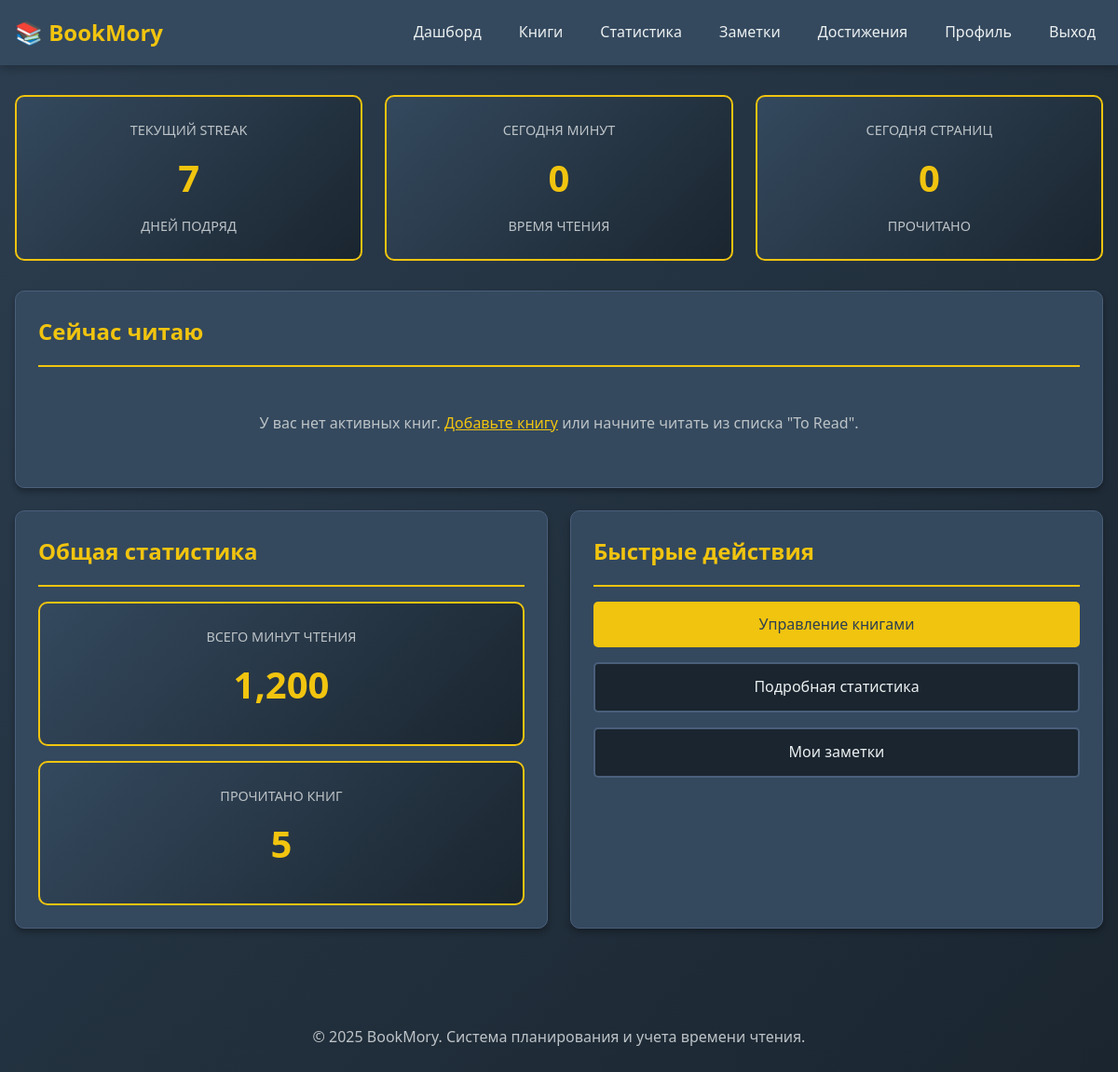
/index.php (signed in), run on the app's committed database.
### tables this page shows
CREATE TABLE IF NOT EXISTS users (
    id INT AUTO_INCREMENT PRIMARY KEY,
    email VARCHAR(255) UNIQUE NOT NULL,
    password_hash VARCHAR(255) NOT NULL,
    name VARCHAR(255) NOT NULL,
    photo_url VARCHAR(500) DEFAULT NULL,
    description TEXT DEFAULT NULL,
    total_reading_minutes INT DEFAULT 0,
    total_books_finished INT DEFAULT 0,
    current_streak INT DEFAULT 0,
    created_at TIMESTAMP DEFAULT CURRENT_TIMESTAMP,
    updated_at TIMESTAMP DEFAULT CURRENT_TIMESTAMP ON UPDATE CURRENT_TIMESTAMP
);

### src/index.php (the view, shortened to what this page needs)
<?php
$db = new Database();
$conn = $db->getConnection();
$userId = getCurrentUserId();
$stmt = $conn->prepare("SELECT * FROM books WHERE user_id = ? AND status = 'Reading' ORDER BY updated_at DESC LIMIT 1");
$stmt->execute([$userId]);
$currentBook = $stmt->fetch();
$stmt = $conn->prepare("SELECT total_reading_minutes, total_books_finished, current_streak FROM users WHERE id = ?");
$stmt->execute([$userId]);
$userStats = $stmt->fetch();
$today = date('Y-m-d');
$stmt = $conn->prepare("SELECT SUM(duration_minutes) as total_minutes, SUM(pages_read) as total_pages
                        FROM reading_sessions WHERE user_id = ? AND session_date = ?");
$stmt->execute([$userId, $today]);
$todayStats = $stmt->fetch();
include 'includes/header.php';
?>
<div class="grid grid-3">
    <div class="stat-card">
        <div class="stat-label">Текущий Streak</div>
        <div class="stat-value"><?php echo $userStats['current_streak'] ?? 0; ?></div>
        <div class="stat-label">дней подряд</div>
    </div>
    <div class="stat-card">
        <div class="stat-label">Сегодня минут</div>
        <div class="stat-value"><?php echo $todayStats['total_minutes'] ?? 0; ?></div>
        <div class="stat-label">время чтения</div>
    </div>
    <div class="stat-card">
        <div class="stat-label">Сегодня страниц</div>
        <div class="stat-value"><?php echo $todayStats['total_pages'] ?? 0; ?></div>
        <div class="stat-label">прочитано</div>
    </div>
</div>
<div class="card">
    <div class="card-header">
        <h2 class="card-title">Сейчас читаю</h2>
    </div>
    <?php if ($currentBook): ?>
        <div class="book-item">
            <div class="book-info">
                <h3><?php echo htmlspecialchars($currentBook['title']); ?></h3>
                <p>Автор: <?php echo htmlspecialchars($currentBook['author']); ?></p>
                <p>Прогресс: <?php echo $currentBook['read_pages']; ?> / <?php echo $currentBook['total_pages']; ?> страниц</p>
                <div class="book-progress">
                    <div class="progress-bar" style="width: <?php echo ($currentBook['read_pages'] / $currentBook['total_pages']) * 100; ?>%"></div>
                </div>
            </div>
            <a href="reading_session.php?book_id=<?php echo $currentBook['id']; ?>" class="btn btn-primary">
                Начать/Продолжить чтение
            </a>
        </div>
    <?php else: ?>
        <p style="color: var(--text-secondary); text-align: center; padding: 2rem;">
            У вас нет активных книг. <a href="books.php" style="color: var(--accent-yellow);">Добавьте книгу</a> или начните читать из списка "To Read".
        </p>
    <?php endif; ?>
</div>
<div class="grid grid-2">
    <div class="card">
        <div class="card-header">
            <h3 class="card-title">Общая статистика</h3>
        </div>
        <div class="stat-card">
            <div class="stat-label">Всего минут чтения</div>
            <div class="stat-value"><?php echo number_format($userStats['total_reading_minutes'] ?? 0); ?></div>
        </div>
        <div class="stat-card" style="margin-top: 1rem;">
            <div class="stat-label">Прочитано книг</div>
            <div class="stat-value"><?php echo $userStats['total_books_finished'] ?? 0; ?></div>
        </div>
    </div>
    <div class="card">
        <div class="card-header">
            <h3 class="card-title">Быстрые действия</h3>
        </div>
        <div style="display: flex; flex-direction: column; gap: 1rem;">
            <a href="books.php" class="btn btn-primary">Управление книгами</a>
            <a href="statistics.php" class="btn btn-secondary">Подробная статистика</a>
            <a href="memos.php" class="btn btn-secondary">Мои заметки</a>
        </div>
    </div>
</div>
<?php include 'includes/footer.php'; ?>

### src/includes/header.php (shortened to what this page needs)
<!DOCTYPE html>
<html lang="ru">
<head>
    <link rel="stylesheet" href="/css/style.css">
</head>
<body>
    <?php if (isset($_SESSION['user_id'])): ?>
    <nav class="navbar">
        <div class="nav-container">
            <a href="/index.php" class="nav-logo">📚 BookMory</a>
            <ul class="nav-menu">
                <li><a href="/index.php">Дашборд</a></li>
                <li><a href="/books.php">Книги</a></li>
                <li><a href="/statistics.php">Статистика</a></li>
                <li><a href="/memos.php">Заметки</a></li>
                <li><a href="/achievements.php">Достижения</a></li>
                <li><a href="/profile.php">Профиль</a></li>
                <li><a href="/logout.php">Выход</a></li>
            </ul>
        </div>
    </nav>
    <?php endif; ?>
    <main class="container">

### src/includes/footer.php (shortened to what this page needs)
    </main>
    <footer class="footer">
        <p>&copy; 2025 BookMory. Система планирования и учета времени чтения.</p>
    </footer>
</body>
</html>

### src/css/style.css (style rules this page uses)
:root { --bg-primary: #2c3e50; --bg-secondary: #34495e; --bg-tertiary: #1a252f; --accent-yellow: #f1c40f; --accent-orange: #f39c12; --text-primary: #ecf0f1; --text-secondary: #bdc3c7; --border-color: #4a5f7a; --success: #27ae60; --danger: #e74c3c; --shadow: rgba(0, 0, 0, 0.3); }
* { margin: 0; padding: 0; box-sizing: border-box; }
body { font-family: 'Segoe UI', Tahoma, Geneva, Verdana, sans-serif; background: linear-gradient(135deg, var(--bg-primary) 0%, var(--bg-tertiary) 100%); color: var(--text-primary); min-height: 100vh; line-height: 1.6; }
.navbar { background: var(--bg-secondary); padding: 1rem 0; box-shadow: 0 2px 10px var(--shadow); position: sticky; top: 0; z-index: 1000; }
.nav-container { max-width: 1200px; margin: 0 auto; padding: 0 1rem; display: flex; justify-content: space-between; align-items: center; flex-wrap: wrap; }
.nav-logo { font-size: 1.5rem; font-weight: bold; color: var(--accent-yellow); text-decoration: none; transition: color 0.3s; }
.nav-menu { display: flex; list-style: none; gap: 1.5rem; flex-wrap: wrap; }
.nav-menu a { color: var(--text-primary); text-decoration: none; transition: color 0.3s; padding: 0.5rem; }
.container { max-width: 1200px; margin: 2rem auto; padding: 0 1rem; }
.card { background: var(--bg-secondary); border-radius: 10px; padding: 1.5rem; margin-bottom: 1.5rem; box-shadow: 0 4px 6px var(--shadow); border: 1px solid var(--border-color); }
.card-header { display: flex; justify-content: space-between; align-items: center; margin-bottom: 1rem; padding-bottom: 1rem; border-bottom: 2px solid var(--accent-yellow); }
.card-title { font-size: 1.5rem; color: var(--accent-yellow); font-weight: bold; }
.btn { padding: 0.75rem 1.5rem; border: none; border-radius: 5px; font-size: 1rem; cursor: pointer; transition: all 0.3s; text-decoration: none; display: inline-block; text-align: center; font-weight: 500; }
.btn-primary { background: var(--accent-yellow); color: var(--bg-primary); }
.btn-secondary { background: var(--bg-tertiary); color: var(--text-primary); border: 2px solid var(--border-color); }
.grid { display: grid; gap: 1.5rem; margin-bottom: 2rem; }
.grid-2 { grid-template-columns: repeat(auto-fit, minmax(300px, 1fr)); }
.grid-3 { grid-template-columns: repeat(auto-fit, minmax(250px, 1fr)); }
.stat-card { background: linear-gradient(135deg, var(--bg-secondary) 0%, var(--bg-tertiary) 100%); padding: 1.5rem; border-radius: 10px; text-align: center; border: 2px solid var(--accent-yellow); transition: transform 0.3s; }
.stat-value { font-size: 2.5rem; font-weight: bold; color: var(--accent-yellow); margin: 0.5rem 0; }
.stat-label { color: var(--text-secondary); font-size: 0.9rem; text-transform: uppercase; }
.footer { text-align: center; padding: 2rem; color: var(--text-secondary); margin-top: 3rem; }

### data on the page
users: current_streak "7", total_reading_minutes "1,200", total_books_finished "5"

### other printed values
$todayStats['total_minutes'] "0"
$todayStats['total_pages'] "0"
